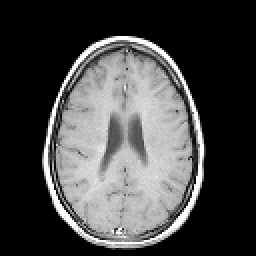
%> input picture Chapter 13/mri.tif, 128 x 128 px (shown 2 times larger)
$ octave Ex13_6v3.m   (GNU Octave 9; MATLAB toolbox functions it lacks are replaced by stand-ins)
%> lines starting %> are read from the running program, lines starting %| are printed output that depends on the picture
% Example 13.6  Construct a series of projective transformations that when
% shown as a movie give the appear-ance of the image tilting backward in
% space.  Use one of the frames of the MRI image.
%
clear all; close all;
frame = 18;                     % Desired frame number
Nu_frame = 12;                  % Number of frames used in each direction
Max_tilt = .4;                  % Maximumu tilt achieved
[I(:,:,:,1), map ] = imread('mri.tif', frame);
%> map = 256 rows, first 12: [0 0 0; 0.00784 0.00784 0.00784; 0.0196 0.0196 0.0196; 0.0314 0.0314 0.0314; 0.0431 0.0431 0.0431; 0.0549 0.0549 0.0549; 0.0667 0.0667 0.0667; 0.0784 0.0784 0.0784; 0.0902 0.0902 0.0902; 0.102 0.102 0.102; 0.114 0.114 0.114; 0.125 0.125 0.125]
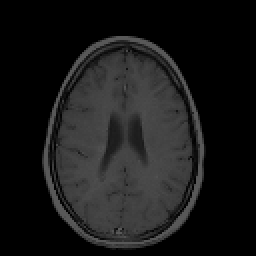
%> I: size 128x128 uint8 (shown 2 times larger); min 0, max 88, mean 24.1
if isempty(map) == 0            % Check to see if Indexed data
    I = ind2gray(I,map);        % If so, convert to Intensity image
else
    I = im2double(I);           % Convert to double and scale
end
[M N]= size(I);
%> M = 128; N = 128
%
U = [1 1; 1 M; N M; N 1];
%> U = [1 1; 1 128; 128 128; 128 1]
for i = 1:Nu_frame              % Construct movie frames

    % Define projective transformation
    offset = Max_tilt*N*i/Nu_frame;
    X = [1+offset 1+offset; 1-offset M-offset; N+offset M-offset; N-offset 1+offset];
    Tform2 = maketform('projective', U, X);
    [I_proj(:,:,1,i), map] = gray2ind(imtransform(I,Tform2,'Xdata',[1 N],'Ydata',[1 M]));
    I_proj(:,:,1,2*Nu_frame+1-i) = I_proj(:,:,1,i);   % Make image tilt back and forth
end
%
% Display as movie
montage(I_proj(:,:,:,1:12),map);                    % Display as montage
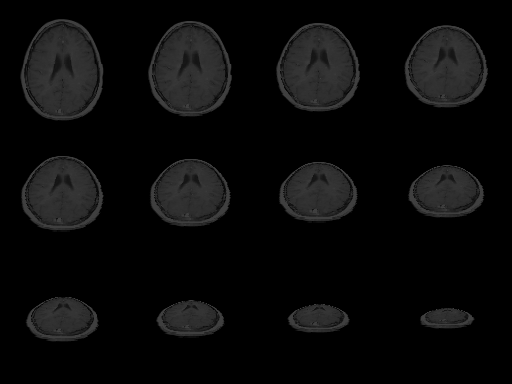
%> displayed picture: size 384x512, on the screen's scale of 0 to 255; min 0, max 63, mean 10.6
title('Tilting Brain Movie','FontSize',14);
pause; figure;
%> (the run ends here)
